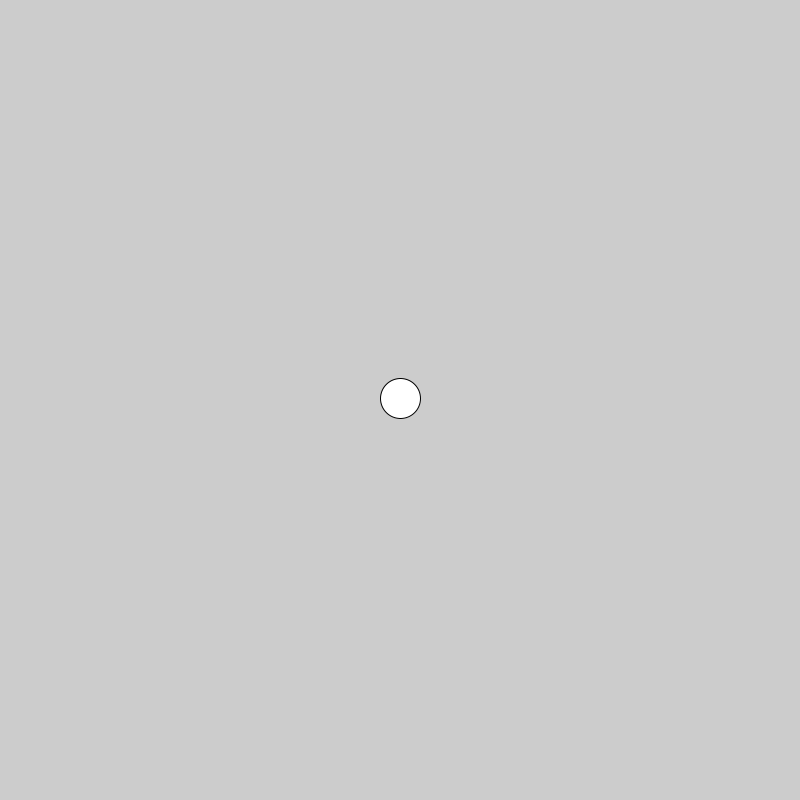
Frame 1 (no input)
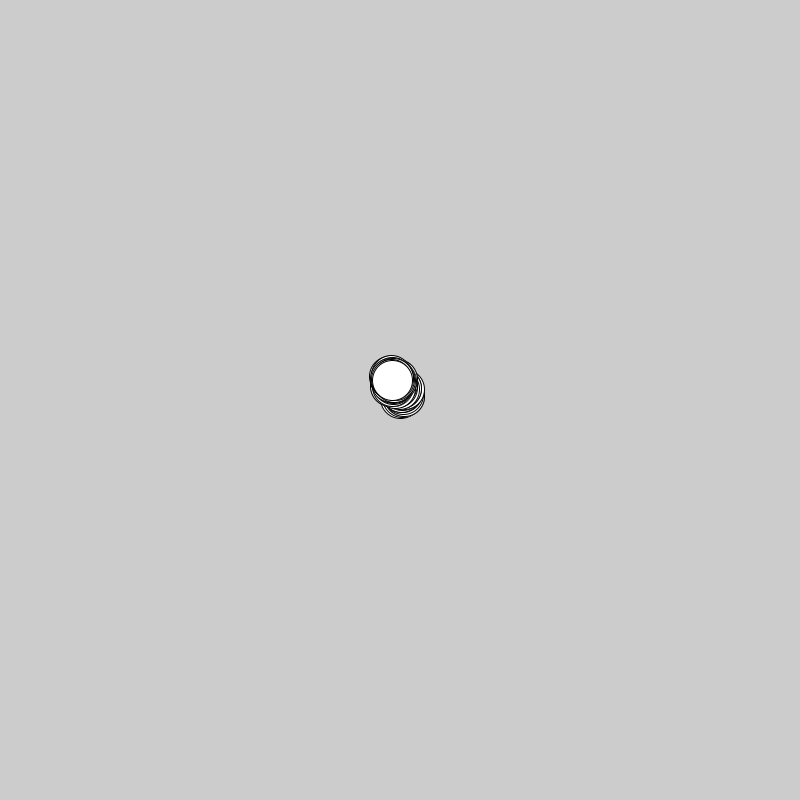
Frame 60 (the mouse pressed at the canvas centre just before this capture)
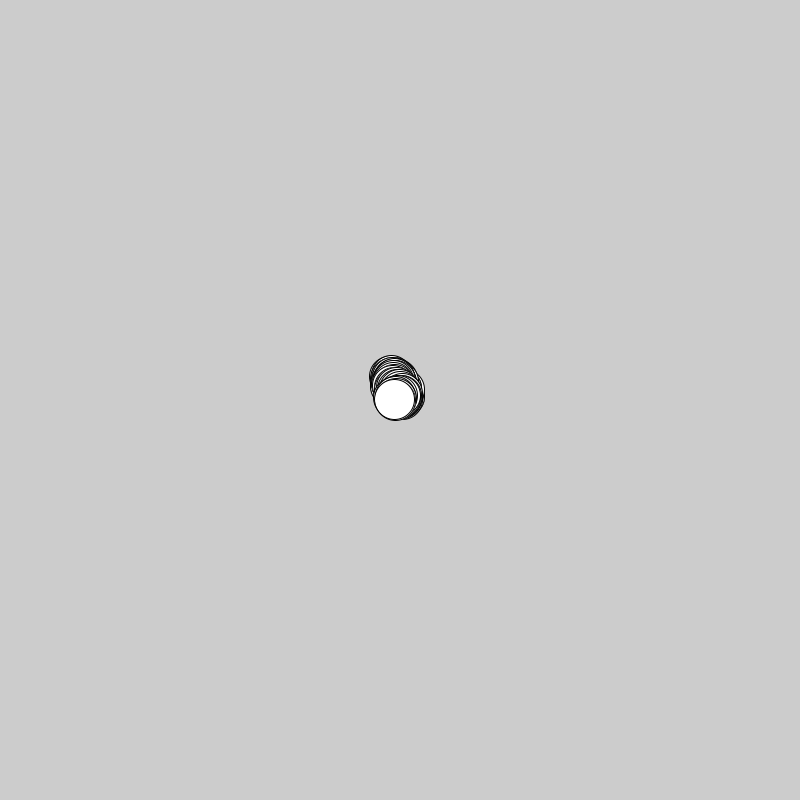
Frame 120 (the mouse held since frame 60 and released just before this capture)

The Processing sketch that drew these frames (run headless with seeded random() and noise(); from frame 60 on, the mouse is pressed at the canvas centre):

// Processing sketch: jitterbugJava
// ── jitterbugJava.pde
JitterBug bug;  // Declare Object

void setup() {
  size(800, 800);
  bug = new JitterBug(width/2, height/2, 40);
}

void draw() {
  bug.move();
  bug.display();
}

class JitterBug {
  
  float x;
  float y;
  int diameter;
  float speed = 2.5;
  
  JitterBug(float tempX, float tempY, int tempDiameter) {
    x = tempX;
    y = tempY;
    diameter = tempDiameter;
  }
  
  void move() {
    x += random(-speed, speed);
    y += random(-speed, speed);
  }
  
  void display() {
    ellipse(x, y, diameter, diameter);
  }
  
}
